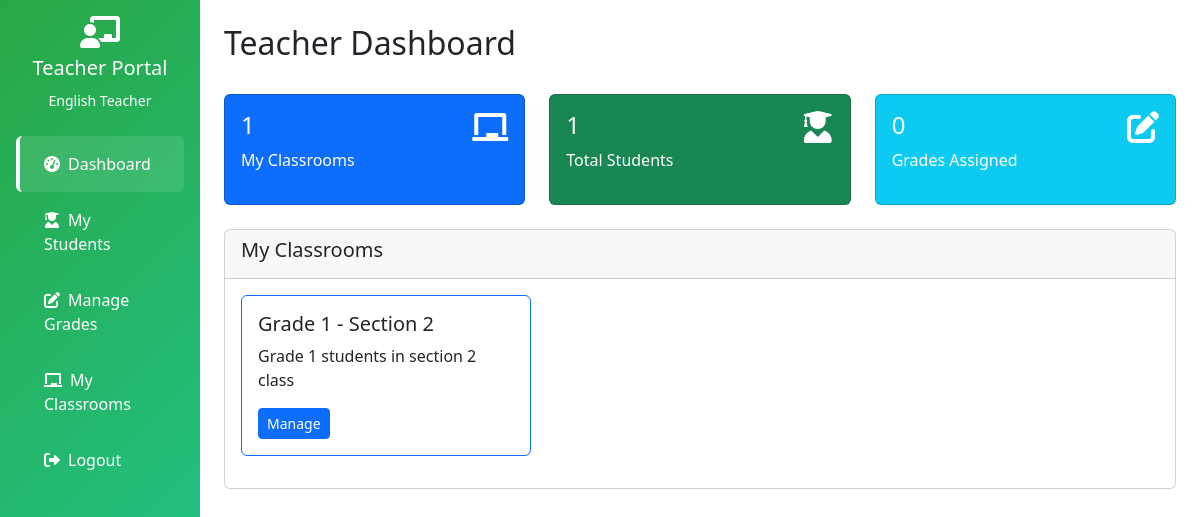
The page /teacher.php (signed in) on the database its author committed.
### tables this page shows
CREATE TABLE `classrooms` (
  `id` int(11) NOT NULL,
  `name` varchar(100) NOT NULL,
  `description` text DEFAULT NULL,
  `teacher_id` int(11) DEFAULT NULL,
  `created_at` timestamp NOT NULL DEFAULT current_timestamp()
);

### teacher.php (the view, shortened to what this page needs)
<?php
include 'includes/conn.php';
$teacher_id = $_SESSION['user_id'];
$classrooms = $pdo->prepare("SELECT * FROM classrooms WHERE teacher_id = ?");
$classrooms->execute([$teacher_id]);
$teacher_classrooms = $classrooms->fetchAll();
$students_stmt = $pdo->prepare("
    SELECT u.id, u.first_name, u.last_name, u.username, c.name as classroom_name
    FROM users u
    JOIN classroom_students cs ON u.id = cs.student_id
    JOIN classrooms c ON cs.classroom_id = c.id
    WHERE c.teacher_id = ?
    ORDER BY c.name, u.first_name
");
$students_stmt->execute([$teacher_id]);
$students = $students_stmt->fetchAll();
?>
<!DOCTYPE html>
<html lang="en">
<head>
    <link href="https://cdn.jsdelivr.net/npm/bootstrap@5.3.0/dist/css/bootstrap.min.css" rel="stylesheet">
    <link href="https://cdnjs.cloudflare.com/ajax/libs/font-awesome/6.0.0/css/all.min.css" rel="stylesheet">
</head>
<body>
    <div class="container-fluid">
        <div class="row">
            <div class="col-md-3 col-lg-2 sidebar">
                <div class="d-flex flex-column p-3">
                    <div class="text-center mb-4">
                        <i class="fas fa-chalkboard-teacher fa-2x mb-2"></i>
                        <h5>Teacher Portal</h5>
                        <small><?php echo $_SESSION['first_name'] . ' ' . $_SESSION['last_name']; ?></small>
                    </div>
                    <ul class="nav nav-pills flex-column">
                        <li class="nav-item">
                            <a class="nav-link active" href="#dashboard" data-bs-toggle="tab">
                                <i class="fas fa-tachometer-alt me-2"></i>Dashboard
                            </a>
                        </li>
                        <li class="nav-item">
                            <a class="nav-link" href="#students" data-bs-toggle="tab">
                                <i class="fas fa-user-graduate me-2"></i>My Students
                            </a>
                        </li>
                        <li class="nav-item">
                            <a class="nav-link" href="grades.php">
                                <i class="fas fa-edit me-2"></i>Manage Grades
                            </a>
                        </li>
                        <li class="nav-item">
                            <a class="nav-link" href="classroom.php">
                                <i class="fas fa-chalkboard me-2"></i>My Classrooms
                            </a>
                        </li>
                        <li class="nav-item">
                            <a class="nav-link" href="logout.php">
                                <i class="fas fa-sign-out-alt me-2"></i>Logout
                            </a>
                        </li>
                    </ul>
                </div>
            </div>
            <div class="col-md-9 col-lg-10 ms-sm-auto px-4 py-4">
                <div class="tab-content">
                    <div class="tab-pane fade show active" id="dashboard">
                        <div class="d-flex justify-content-between align-items-center mb-4">
                            <h2>Teacher Dashboard</h2>
                        </div>
                        <div class="row mb-4">
                            <div class="col-md-4">
                                <div class="card grade-card bg-primary text-white">
                                    <div class="card-body">
                                        <div class="d-flex justify-content-between">
                                            <div>
                                                <h4><?php echo count($teacher_classrooms); ?></h4>
                                                <p>My Classrooms</p>
                                            </div>
                                            <i class="fas fa-chalkboard fa-2x"></i>
                                        </div>
                                    </div>
                                </div>
                            </div>
                            <div class="col-md-4">
                                <div class="card grade-card bg-success text-white">
                                    <div class="card-body">
                                        <div class="d-flex justify-content-between">
                                            <div>
                                                <h4><?php echo count($students); ?></h4>
                                                <p>Total Students</p>
                                            </div>
                                            <i class="fas fa-user-graduate fa-2x"></i>
                                        </div>
                                    </div>
                                </div>
                            </div>
                            <div class="col-md-4">
                                <div class="card grade-card bg-info text-white">
                                    <div class="card-body">
                                        <div class="d-flex justify-content-between">
                                            <div>
                                                <h4>0</h4>
                                                <p>Grades Assigned</p>
                                            </div>
                                            <i class="fas fa-edit fa-2x"></i>
                                        </div>
                                    </div>
                                </div>
                            </div>
                        </div>
                        <div class="row">
                            <div class="col-12">
                                <div class="card">
                                    <div class="card-header">
                                        <h5>My Classrooms</h5>
                                    </div>
                                    <div class="card-body">
                                        <div class="row">
                                            <?php foreach($teacher_classrooms as $classroom): ?>
                                            <div class="col-md-4 mb-3">
                                                <div class="card grade-card border-primary">
                                                    <div class="card-body">
                                                        <h5 class="card-title"><?php echo $classroom['name']; ?></h5>
                                                        <p class="card-text"><?php echo $classroom['description']; ?></p>
                                                        <a href="classroom.php?id=<?php echo $classroom['id']; ?>" class="btn btn-primary btn-sm">Manage</a>
                                                    </div>
                                                </div>
                                            </div>
                                            <?php endforeach; ?>
                                        </div>
                                    </div>
                                </div>
                            </div>
                        </div>
                    </div>
                </div>
            </div>
        </div>
    </div>
</body>
</html>

### teacher.php (style rules this page uses)
.sidebar { background: linear-gradient(135deg, #28a745 0%, #20c997 100%); color: white; min-height: 100vh; padding: 0; }
.sidebar .nav-link { color: white; padding: 1rem 1.5rem; border-left: 4px solid transparent; }
.sidebar .nav-link:hover, .sidebar .nav-link.active { background: rgba(255,255,255,0.1); border-left-color: white; }
.grade-card { transition: transform 0.2s; }

### rows shown on the page
classrooms: name "Grade 1 - Section 2", description "Grade 1 students in section 2 class"

### other values the page prints
$_SESSION['first_name'] "English"
$_SESSION['last_name'] "Teacher"
count($teacher_classrooms) "1"
count($students) "1"
